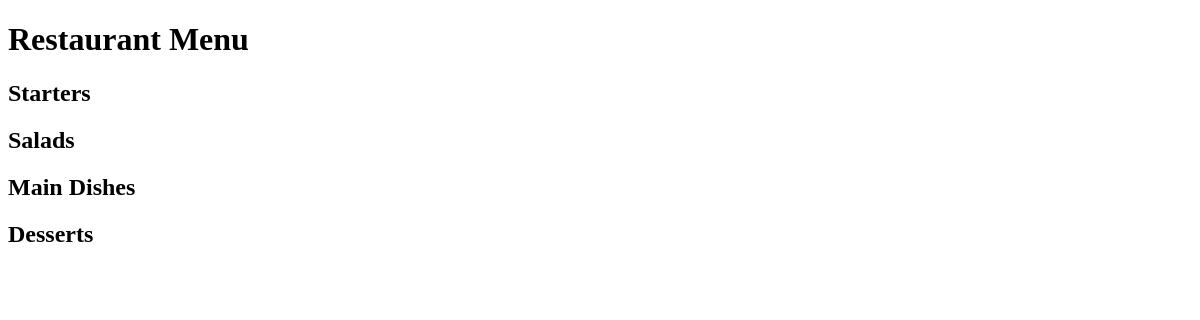
Before: / with the older database file.
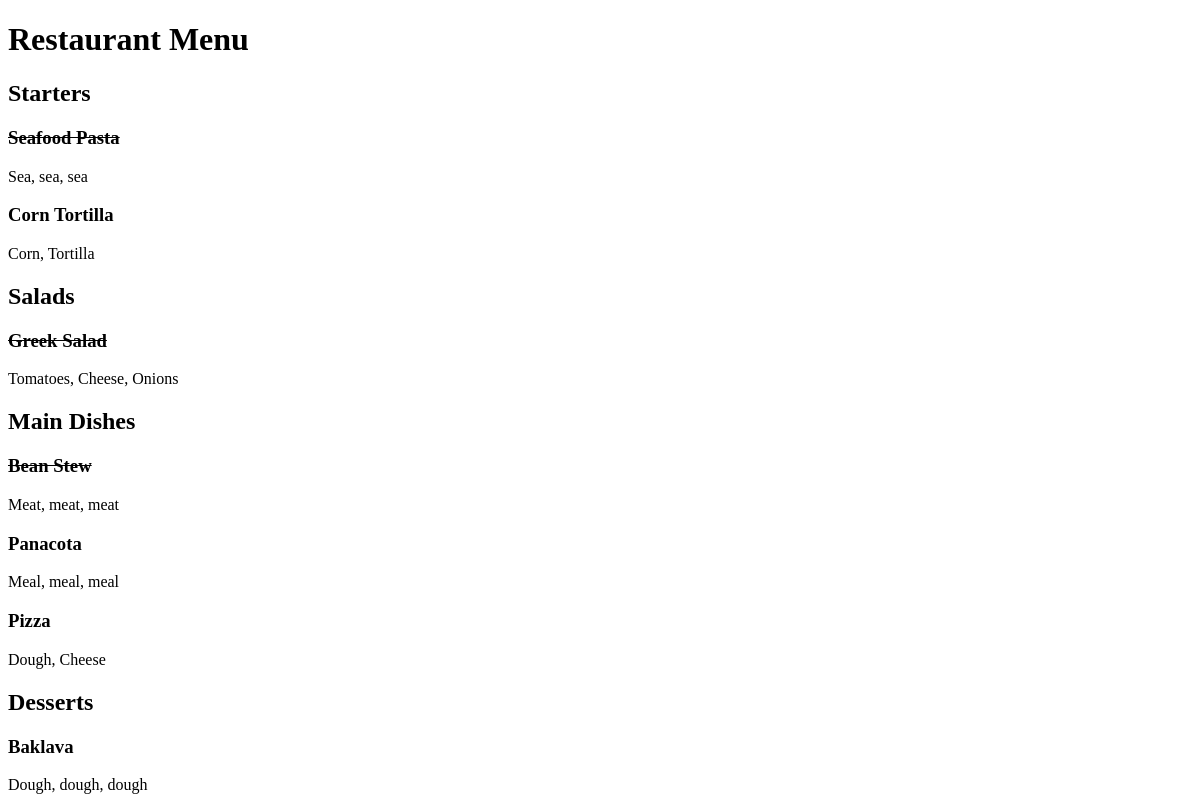
After: the same page with the newer database file.
### restaurant_menu/models.py (models this page shows, shortened)
class Item(models.Model):
    meal = models.CharField(max_length=1000, unique=True)
    description = models.CharField(max_length=2000)
    price = models.DecimalField(max_digits=10, decimal_places=2)
    meal_type = models.CharField(max_length=200, choices=MEAL_TYPE)
    author = models.ForeignKey(User, on_delete=models.PROTECT)
    status = models.IntegerField(choices=STATUS, default=1)
    date_created = models.DateTimeField(auto_now_add=True)
    date_updated = models.DateTimeField(auto_now=True)

### restaurant_menu/views.py (the view)
# urls.py: path('', views.MenuList.as_view(), name='home')
class MenuList(generic.ListView):
    queryset = Item.objects.order_by("-date_created")
    template_name = "index.html"
    def get_context_data(self, **kwargs):
        context = super().get_context_data(**kwargs)
        context["meals"] = MEAL_TYPE
        return context

### restaurant_menu/templates/index.html (shortened to what this page needs)
<!DOCTYPE html>
<html lang="en">
<head>
</head>
<body>
    <h1>Restaurant Menu</h1>
    {% for meal in meals %}
        <h2>{{ meal.1 }}</h2>
            {% for row in item_list %}
                {% if row.meal_type == meal.0 %}
                    {% if row.status == 0 %}
                        <h3><del> {{ row.meal }} </del></h3>
                        <p> {{ row.description }} </p>
                    {% else %}
                        <h3>{{ row.meal }}</h3>
                        <p>{{ row.description }}</p>
                    {% endif %}
                {% endif %}
            {% endfor %}
    {% endfor %}
</body>
</html>

Changed rows visible on the page:
added Item: meal "Seafood Pasta", description "Sea, sea, sea", shown under "Starters"
added Item: meal "Corn Tortilla", description "Corn, Tortilla", shown under "Starters"
added Item: meal "Greek Salad", description "Tomatoes, Cheese, Onions", shown under "Salads"
added Item: meal "Bean Stew", description "Meat, meat, meat", shown under "Main Dishes"
added Item: meal "Panacota", description "Meal, meal, meal", shown under "Main Dishes"
added Item: meal "Pizza", description "Dough, Cheese", shown under "Main Dishes"
added Item: meal "Baklava", description "Dough, dough, dough", shown under "Desserts"
